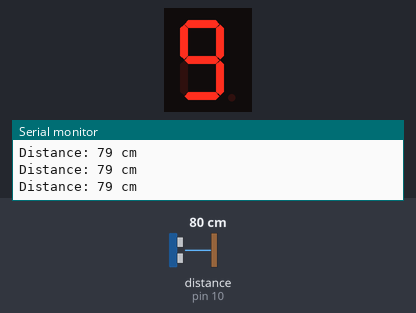
This sketch was run on a simulated Arduino Uno, built with avr-gcc and run on an emulated ATmega328P. On the bench: 1-digit seven-segment display, the last lines printed to the serial monitor. Wiring (inferred from the names in the program): ultrasonic range finder: trigger pin 9; echo pin 10; 1-digit 7-segment display, segments lit when HIGH: segments pin 2, pin 3, pin 4, pin 5, pin 6, pin 7, pin 8. The inputs (shaded band) are chosen by the test bench; at power-on: distance to the obstacle (sensor on pin 10) 80 cm. The echo pulse lasts 58.3 µs per cm; the segment pins are drawn as the display they are named for.

Above: at 1.2 s.
1.3 s: distance to the obstacle (sensor on pin 10) set to 2 cm
At 2.9 s:
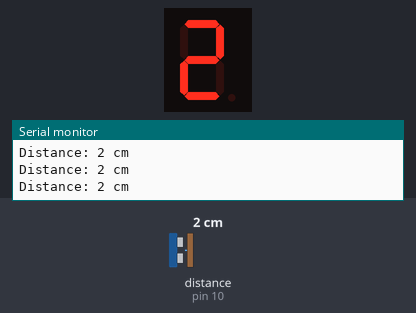
3.2 s: distance to the obstacle (sensor on pin 10) set to 4 cm
At 4.4 s:
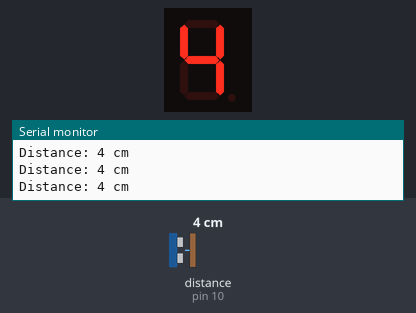
4.7 s: distance to the obstacle (sensor on pin 10) set to 18 cm
At 5.5 s:
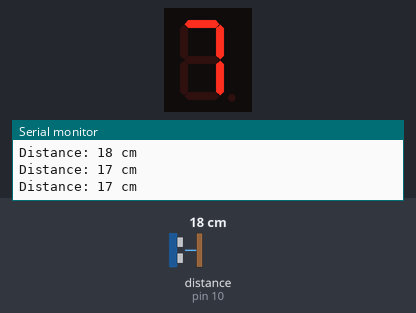
Timing chart, 0 to 7.7 s (numbered marks = the images above; inputs shaded):
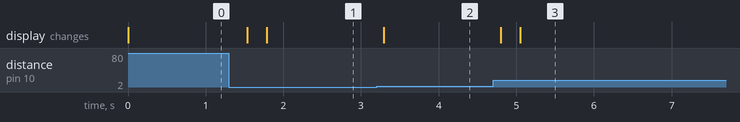

Measured:
- after the input at 1.3 s, the display: first changes after 0.23 s (image 1 shows a later state)
- after the input at 3.2 s, the display: changes after 0.09 s (image 2)
- after the input at 4.7 s, the display: first changes after 0.10 s (image 3 shows a later state)

The sketch:

Measuring_code.ino
```cpp
// Define the pins for the HC-SR04 Ultrasonic Sensor
#define TRIGGER_PIN 9
#define ECHO_PIN 10

// Define the pins for the 7-Segment Display (Common Cathode)
// These pins correspond to segments a, b, c, d, e, f, g of the display.
const int a = 2;
const int b = 3;
const int c = 4;
const int d = 5;
const int e = 6;
const int f = 7;
const int g = 8;

// Create an array to map digits to segments.
// The array 'digit_segments' stores the states (HIGH or LOW)
// for each of the 7 segments (a, b, c, d, e, f, g) for each digit from 0 to 9.
// A '1' means the segment is ON, and a '0' means it is OFF.
const int digit_segments[10][7] = {
  // a, b, c, d, e, f, g
  {1, 1, 1, 1, 1, 1, 0}, // 0
  {0, 1, 1, 0, 0, 0, 0}, // 1
  {1, 1, 0, 1, 1, 0, 1}, // 2
  {1, 1, 1, 1, 0, 0, 1}, // 3
  {0, 1, 1, 0, 0, 1, 1}, // 4
  {1, 0, 1, 1, 0, 1, 1}, // 5
  {1, 0, 1, 1, 1, 1, 1}, // 6
  {1, 1, 1, 0, 0, 0, 0}, // 7
  {1, 1, 1, 1, 1, 1, 1}, // 8
  {1, 1, 1, 1, 0, 1, 1}  // 9
};

// This function takes a number and lights up the corresponding segments on the display.
void display_number(int number) {
  // Ensure the number is between 0 and 9.
  if (number < 0 || number > 9) {
    return;
  }

  // Turn on/off the appropriate segments based on the digit_segments array.
  digitalWrite(a, digit_segments[number][0]);
  digitalWrite(b, digit_segments[number][1]);
  digitalWrite(c, digit_segments[number][2]);
  digitalWrite(d, digit_segments[number][3]);
  digitalWrite(e, digit_segments[number][4]);
  digitalWrite(f, digit_segments[number][5]);
  digitalWrite(g, digit_segments[number][6]);
}

void setup() {
  // Initialize the serial communication for debugging purposes.
  Serial.begin(9600);

  // Set the pin modes for the ultrasonic sensor.
  pinMode(TRIGGER_PIN, OUTPUT);
  pinMode(ECHO_PIN, INPUT);

  // Set the pin modes for the 7-segment display segments.
  pinMode(a, OUTPUT);
  pinMode(b, OUTPUT);
  pinMode(c, OUTPUT);
  pinMode(d, OUTPUT);
  pinMode(e, OUTPUT);
  pinMode(f, OUTPUT);
  pinMode(g, OUTPUT);
}

void loop() {
  // Variables to store the duration of the sound wave and the calculated distance.
  long duration;
  int distance_cm;

  // Clear the trigger pin to ensure a clean signal.
  digitalWrite(TRIGGER_PIN, LOW);
  delayMicroseconds(2);

  // Send a 10-microsecond high pulse to the trigger pin to start the measurement.
  digitalWrite(TRIGGER_PIN, HIGH);
  delayMicroseconds(10);
  digitalWrite(TRIGGER_PIN, LOW);

  // Read the duration of the echo pulse.
  // The 'pulseIn' function measures the time the ECHO pin is HIGH.
  duration = pulseIn(ECHO_PIN, HIGH);

  // Calculate the distance in centimeters.
  // The speed of sound is approximately 343 meters/second or 0.0343 cm/microsecond.
  // The duration is for a round trip (to the object and back), so we divide by 2.
  distance_cm = duration * 0.0343 / 2;

  // Print the distance to the Serial Monitor for debugging.
  Serial.print("Distance: ");
  Serial.print(distance_cm);
  Serial.println(" cm");

  // Display the last digit of the distance on the 7-segment display.
  // The modulo operator (%) gives the remainder when 'distance_cm' is divided by 10.
  // This effectively extracts the last digit (e.g., 123 % 10 = 3).
  display_number(distance_cm % 10);

  // Pause for a short period before taking the next measurement.
  delay(250);
}
```
